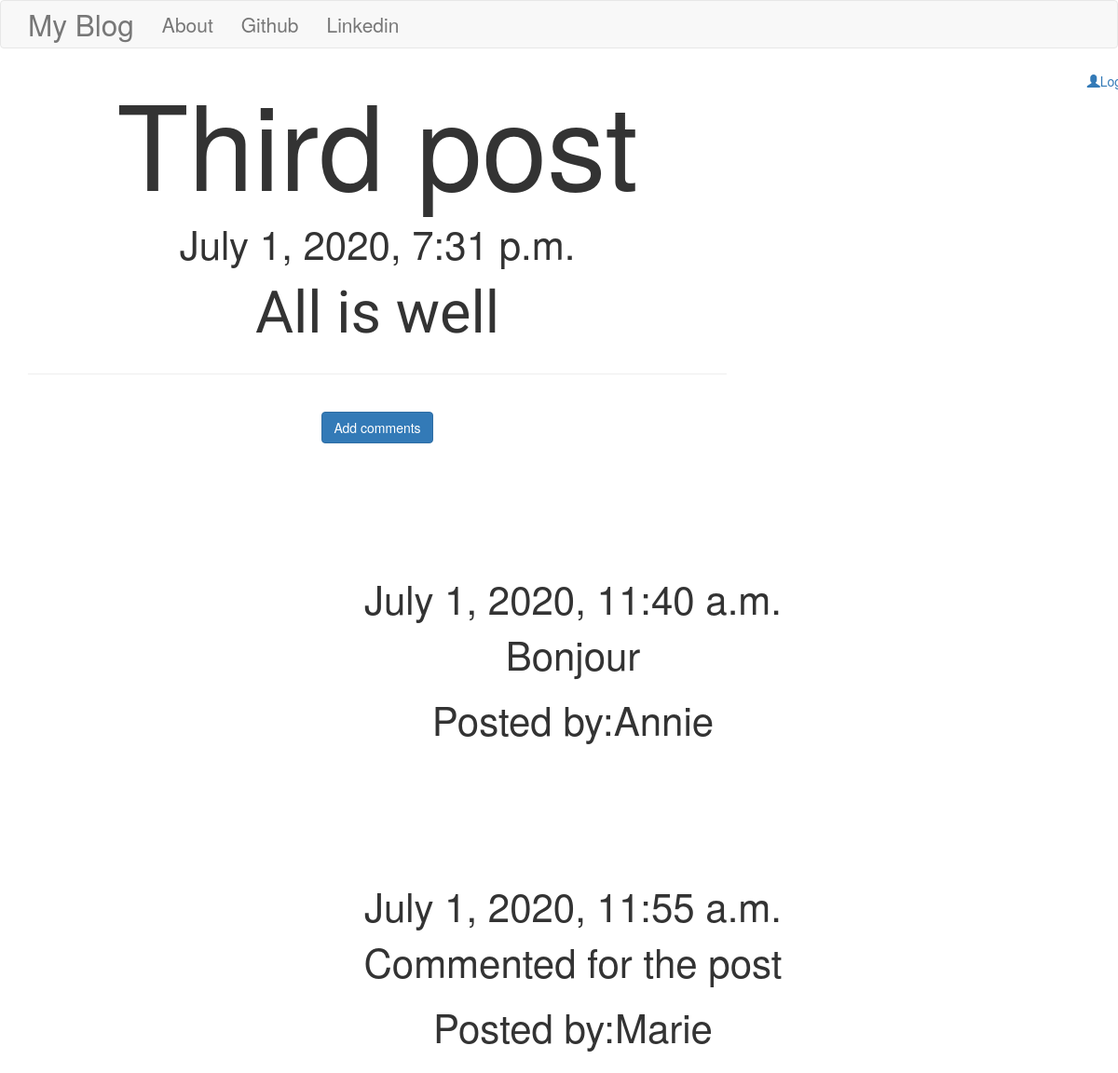
The app's page /blog/detail/8/ with its own data.
### blog/models.py (models this page shows, shortened)
class Post(models.Model):
    author=models.ForeignKey("auth.user",models.SET_NULL,blank=True,null="True")
    title=models.CharField(max_length=200)
    text=models.TextField()
    create_date=models.DateTimeField(default=timezone.now)
    publish_date=models.DateTimeField(blank=True,null=True)

class Comment(models.Model):
    post=models.ForeignKey("blog.Post",models.SET_NULL,blank=True,null=True,related_name="comments")
    author = models.CharField(max_length=200)
    text = models.TextField()
    create_date = models.DateTimeField(default=timezone.now)
    approved_comment=models.BooleanField(default=False)

### blog/views.py (the view)
# urls.py: url(r'^detail/(?P<pk>\d+)/$',views.PostDetailView.as_view(),name="post_detail"),
class PostDetailView(DetailView):
    model=Post
    template_name="post_detail.html"

### blog/templates/blog/post_detail.html (shortened to what this page needs)
{% extends "blog/base.html" %}
{% block body_block %}
<div class="posttitle loader">
<h1 class="posttitle loader">{{post.title}}</h1>
    {% if post.publish_date %}
<div class="date postdate">
    {{post.publish_date}}
</div>
    {% else %}
<a class="btn btn-default" href="{% url 'blog:post_publish' pk=post.pk %}">Publish</a>
    {% endif %}
<p class="postcontent">{{post.text|safe|linebreaksbr}}</p>
<hr>
<a class="btn btn-primary btn-comment" id="button" href="{% url 'blog:add_comment_to_post' pk=post.pk %}">Add comments</a>
<div class="container">
    {% for comment in post.comments.all %}
    {% if user.is_authenticated or comment.approved_comment %}
    <br>
    <br>
    {{comment.create_date}}
<p>{{comment.text|safe|linebreaksbr}}</p>
<p>Posted by:{{comment.author}}</p>
{% endif %}
{% empty %}
<p>No comments!</p>
{% endfor %}
</div>
{% endblock %}

### blog/static/css/blog.css (style rules this page uses)
.postdate { text-align:center; }
.posttitle { font-style:'Crimson',sans-serif; font-size:3em; margin-bottom:10px; text-align:center; }
.postcontent { font-family:'Acme',sans serif; font-size:1.5em; }
#button { margin-right:auto; }
.loader { filter:hue-rotate(0deg); color:linear-gradient(45deg,#0f8,#08f); animation:hue 10000ms infinite linear; }

### records on screen
Post: title "Third post", publish_date "July 1, 2020, 7:31 p.m.", text "All is well"
Comment: create_date "July 1, 2020, 11:40 a.m.", text "Bonjour", author "Annie"
Comment: create_date "July 1, 2020, 11:55 a.m.", text "Commented for the post", author "Marie"
